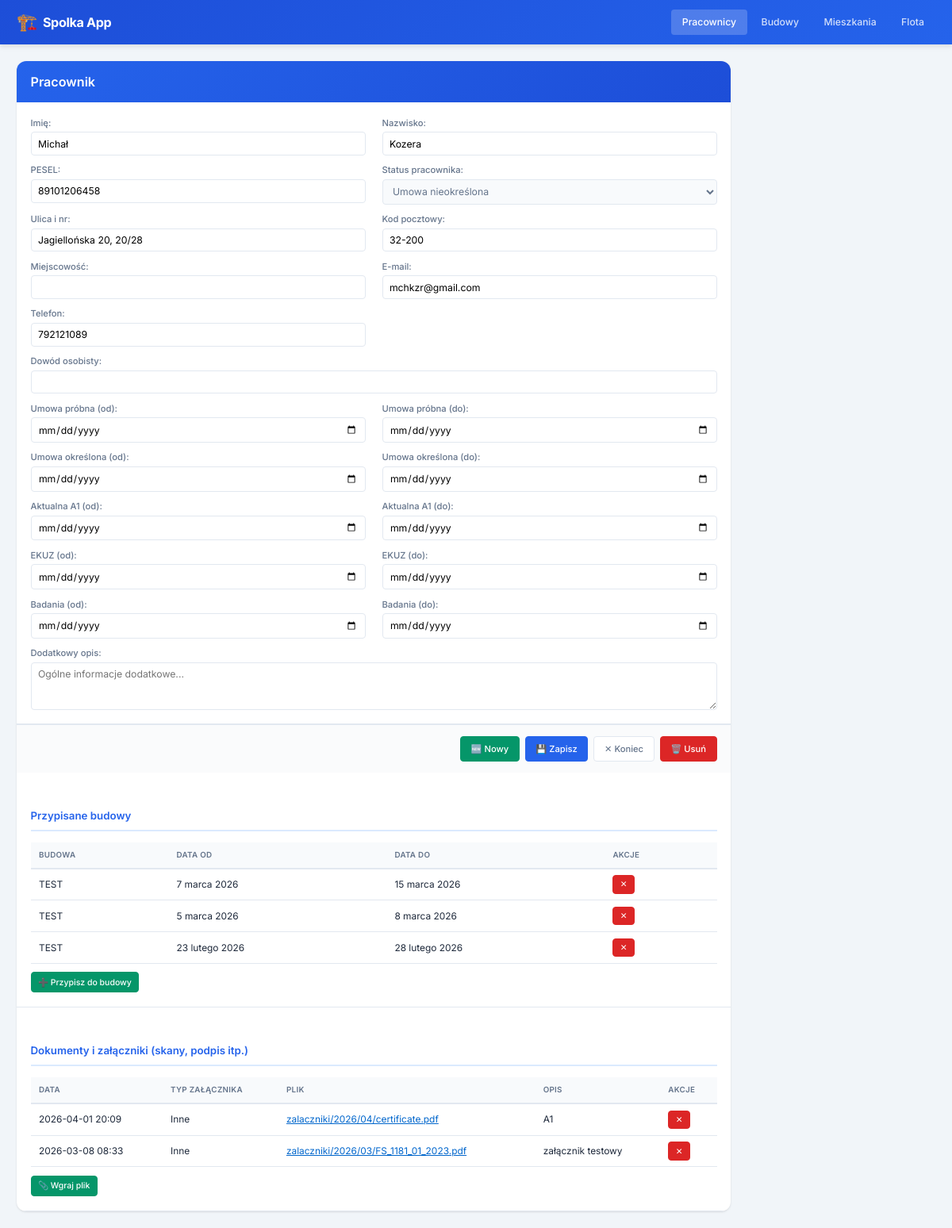
The page /pracownicy/1/ on the database as committed earlier.
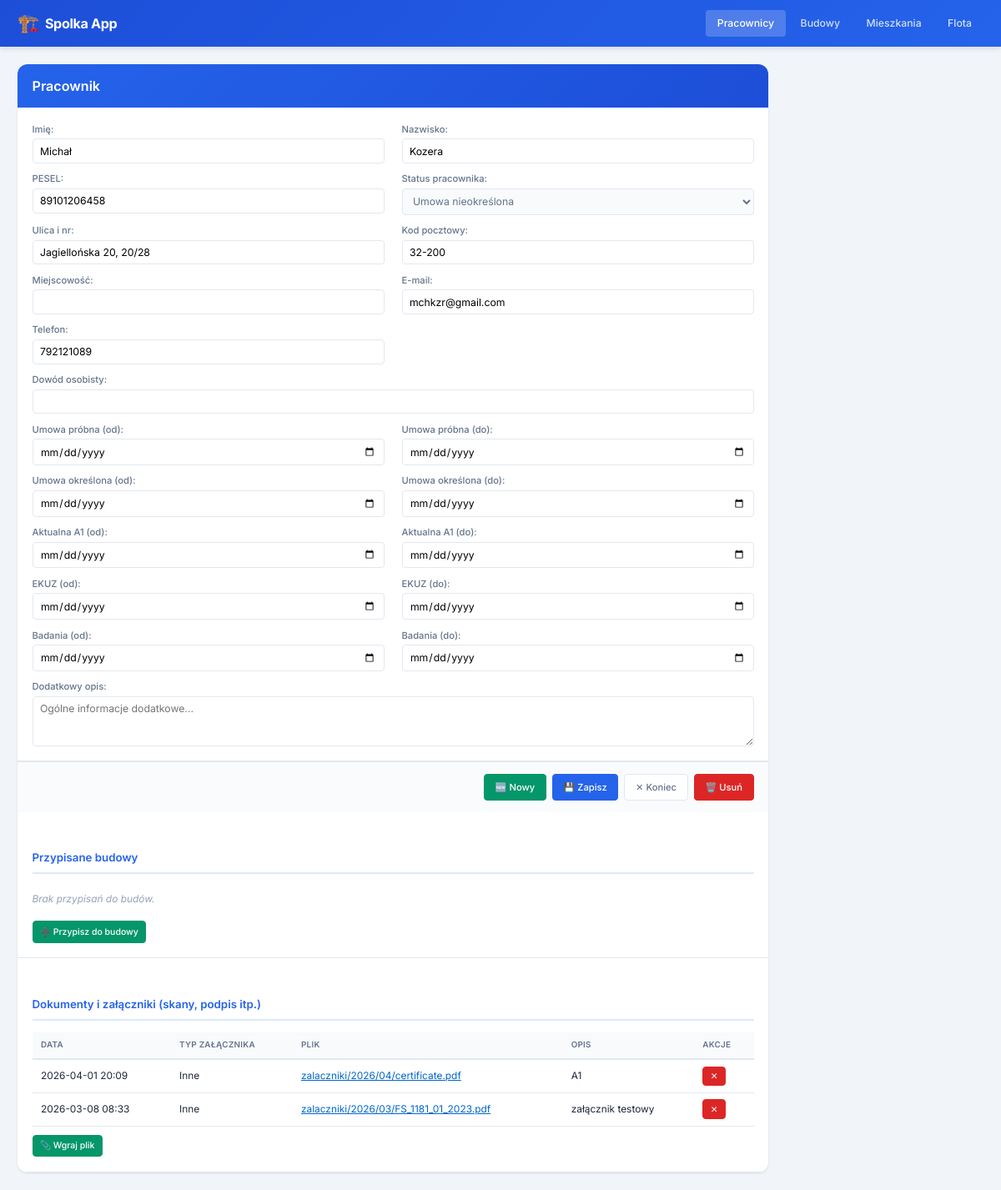
The same page on the database as committed later.
### kadry/models.py (models this page shows, shortened)
class Pracownik(models.Model):
    STATUS_CHOICES = [
        ("nieokreslona", "Umowa nieokreślona"),
        ("okreslona", "Umowa określona"),
        ("probna", "Umowa próbna"),
        ("rezygnacja", "Rezygnacja / Zwolniony"),
    ]
    imie = models.CharField("Imię", max_length=100)
    nazwisko = models.CharField("Nazwisko", max_length=100)
    pesel = models.CharField("PESEL", max_length=11, unique=True)
    ulica_nr = models.CharField("Ulica i nr", max_length=200, blank=True)
    kod_pocztowy = models.CharField("Kod pocztowy", max_length=10, blank=True)
    miejscowosc = models.CharField("Miejscowość", max_length=150, blank=True)
    email = models.EmailField("E-mail", blank=True)
    dowod_osobisty = models.CharField("Dowód osobisty", max_length=20, blank=True)
    telefon = models.CharField("Telefon", max_length=20, blank=True)
    status = models.CharField("Status pracownika", max_length=20, choices=STATUS_CHOICES, default="nieokreslona")
    umowa_probna_od = models.DateField("Umowa próbna (od)", null=True, blank=True)
    umowa_probna_do = models.DateField("Umowa próbna (do)", null=True, blank=True)
    umowa_okreslona_od = models.DateField("Umowa określona (od)", null=True, blank=True)
    umowa_okreslona_do = models.DateField("Umowa określona (do)", null=True, blank=True)
    a1_od = models.DateField("Aktualna A1 (od)", null=True, blank=True)
    a1_do = models.DateField("Aktualna A1 (do)", null=True, blank=True)
    ekuz_od = models.DateField("EKUZ (od)", null=True, blank=True)
    ekuz_do = models.DateField("EKUZ (do)", null=True, blank=True)
    badania_od = models.DateField("Badania (od)", null=True, blank=True)
    badania_do = models.DateField("Badania (do)", null=True, blank=True)
    opis = models.TextField("Dodatkowy opis", blank=True)
    data_utworzenia = models.DateTimeField("Data utworzenia", auto_now_add=True)
    class Meta:
        verbose_name = "Pracownik"
        verbose_name_plural = "Pracownicy"
        ordering = ["nazwisko", "imie"]

class PracownikBudowa(models.Model):
    pracownik = models.ForeignKey(
        Pracownik,
        on_delete=models.CASCADE,
        related_name="przypisania_budowy",
        verbose_name="Pracownik",
    )
    budowa = models.ForeignKey(
        Budowa,
        on_delete=models.CASCADE,
        related_name="przypisani_pracownicy",
        verbose_name="Budowa",
    )
    data_od = models.DateField("Data od", null=True, blank=True)
    data_do = models.DateField("Data do", null=True, blank=True)
    godziny = models.DecimalField("Liczba godzin", max_digits=6, decimal_places=2, null=True, blank=True)
    class Meta:
        verbose_name = "Przypisanie do budowy"
        verbose_name_plural = "Przypisania do budów"
        ordering = ["-data_od"]

class Budowa(models.Model):
    nazwa = models.CharField("Nazwa", max_length=200)
    miejsce = models.CharField("Miejsce", max_length=200, blank=True)
    adres = models.CharField("Adres", max_length=300, blank=True)
    class Meta:
        verbose_name = "Budowa"
        verbose_name_plural = "Budowy"
        ordering = ["nazwa"]
    def __str__(self):
        return self.nazwa

class Zalacznik(models.Model):
    TYP_CHOICES = [
        ("dowod_przod", "Dowód osobisty - przód"),
        ("dowod_tyl", "Dowód osobisty - tył"),
        ("wzor_podpisu", "Wzór podpisu"),
        ("skan", "Skan dokumentu"),
        ("zdjecie", "Zdjęcie"),
        ("inne", "Inne"),
    ]
    content_type = models.ForeignKey(ContentType, on_delete=models.CASCADE)
    object_id = models.PositiveIntegerField()
    content_object = GenericForeignKey("content_type", "object_id")
    plik = models.FileField("Plik", upload_to="zalaczniki/%Y/%m/")
    typ_dokumentu = models.CharField("Typ załącznika", max_length=50, choices=TYP_CHOICES, default="inne")
    opis = models.CharField("Opcjonalny opis", max_length=255, blank=True)
    data_dodania = models.DateTimeField("Data dodania", auto_now_add=True)
    class Meta:
        verbose_name = "Załącznik"
        verbose_name_plural = "Załączniki"
        ordering = ["-data_dodania"]

### kadry/views.py (the view)
# urls.py: path("pracownicy/<int:pk>/", views.pracownik_detail, name="pracownik_detail"),
def pracownik_detail(request, pk):
    obj = get_object_or_404(Pracownik, pk=pk)
    if request.method == "POST":
        form = PracownikForm(request.POST, instance=obj)
        if form.is_valid():
            form.save()
            django_messages.success(request, "Zapisano zmiany.")
            return redirect("pracownik_detail", pk=obj.pk)
    else:
        form = PracownikForm(instance=obj)
    przypisania = PracownikBudowa.objects.filter(pracownik=obj).select_related("budowa")
    przypisanie_form = PracownikBudowaForm(initial={"pracownik": obj})
    ct = ContentType.objects.get_for_model(Pracownik)
    zalaczniki = Zalacznik.objects.filter(content_type=ct, object_id=obj.pk)
    zalacznik_form = ZalacznikForm()
    context = {
        "form": form,
        "object": obj,
        "module_name": "Pracownik",
        "list_url_name": "pracownik_list",
        "przypisania": przypisania,
        "przypisanie_form": przypisanie_form,
        "zalaczniki": zalaczniki,
        "zalacznik_form": zalacznik_form,
        "content_type_id": ct.pk,
    }
    return render(request, "kadry/pracownik_form.html", context)

### kadry/forms.py
class PracownikBudowaForm(forms.ModelForm):
    class Meta:
        model = PracownikBudowa
        fields = ["budowa", "data_od", "data_do", "godziny"]
        widgets = {
            "budowa": forms.Select(attrs={"class": "form-input"}),
            "data_od": forms.DateInput(attrs={"class": "form-input", "type": "date"}),
            "data_do": forms.DateInput(attrs={"class": "form-input", "type": "date"}),
            "godziny": forms.NumberInput(attrs={"class": "form-input", "step": "0.1"}),
        }

### kadry/templates/kadry/pracownik_form.html (shortened to what the changed rows need)
{% extends "kadry/base.html" %}
{% block content %}
<div class="detail-view">
    <div class="detail-header">
        <h1 class="detail-title">{{ module_name }}</h1>
    </div>
    <form method="post" enctype="multipart/form-data" class="detail-form">
        <div class="form-section">
            <div class="form-grid">
                {% for field in form %}
                <div class="form-group {% if field.name == 'dowod_osobisty' or field.name == 'opis' %}form-group-wide{% endif %} {% if field.errors %}has-error{% endif %}">
                    <label class="form-label" for="{{ field.id_for_label }}">{{ field.label }}:</label>
                    {{ field }}
                </div>
                {% endfor %}
            </div>
        </div>
    </form>
    {% if object %}
    <div class="form-section" style="margin-top: 2rem;">
        <h2 class="section-title">Przypisane budowy</h2>
        {% if przypisania %}
        <table class="data-table sub-table">
            <thead>
                <tr>
                    <th>Budowa</th>
                    <th>Data od</th>
                    <th>Data do</th>
                    <th>Akcje</th>
                </tr>
            </thead>
            <tbody>
                {% for p in przypisania %}
                <tr>
                    <td>{{ p.budowa }}</td>
                    <td>{{ p.data_od|default:"-" }}</td>
                    <td>{{ p.data_do|default:"-" }}</td>
                    <td>
                        <form method="post" action="{% url 'przypisanie_delete' pk=p.pk %}" style="display:inline">
                            <button type="submit" class="btn btn-sm btn-danger" title="Usuń przypisanie">✕</button>
                        </form>
                    </td>
                </tr>
                {% endfor %}
            </tbody>
        </table>
        {% else %}
        <p class="empty-text">Brak przypisań do budów.</p>
        {% endif %}
        <details class="inline-form-toggle">
            <summary class="btn btn-sm btn-add">➕ Przypisz do budowy</summary>
        </details>
    </div>
    {% endif %}
    {% if object %}
    <div class="form-section" style="margin-top: 2rem;">
        <h2 class="section-title">Dokumenty i załączniki (skany, podpis itp.)</h2>
        {% if zalaczniki %}
        <table class="data-table sub-table">
            <thead>
                <tr>
                    <th>Data</th>
                    <th>Typ załącznika</th>
                    <th>Plik</th>
                    <th>Opis</th>
                    <th>Akcje</th>
                </tr>
            </thead>
            <tbody>
                {% for z in zalaczniki %}
                <tr>
                    <td>{{ z.data_dodania|date:"Y-m-d H:i" }}</td>
                    <td>{{ z.get_typ_dokumentu_display }}</td>
                    <td><a href="{{ z.plik.url }}" target="_blank"
                            style="color: #0066cc; text-decoration: underline;">{{ z.plik.name|truncatechars:40 }}</a>
                    </td>
                    <td>{{ z.opis|default:"-" }}</td>
                    <td>
                        <form method="post" action="{% url 'zalacznik_delete' pk=z.pk %}" style="display:inline">
                            <button type="submit" class="btn btn-sm btn-danger" title="Usuń plik całkowicie"
                                onclick="return confirm('Trwale usunąć ten plik ze serwera?');">✕</button>
                        </form>
                    </td>
                </tr>
                {% endfor %}
            </tbody>
        </table>
        {% else %}
        <p class="empty-text">Brak wgranych załączników.</p>
        {% endif %}
    </div>
    {% endif %}
</div>
{% endblock %}

Rows that differ between the two databases and show on the page:
removed PracownikBudowa: budowa "TEST", data_od "7 marca 2026", data_do "15 marca 2026"
removed PracownikBudowa: budowa "TEST", data_od "5 marca 2026", data_do "8 marca 2026"
removed PracownikBudowa: budowa "TEST", data_od "23 lutego 2026", data_do "28 lutego 2026"
Other text that changed with them:
text no longer shown: "BUDOWA DATA OD DATA DO AKCJE"
text now shown: "Brak przypisań do budów."
